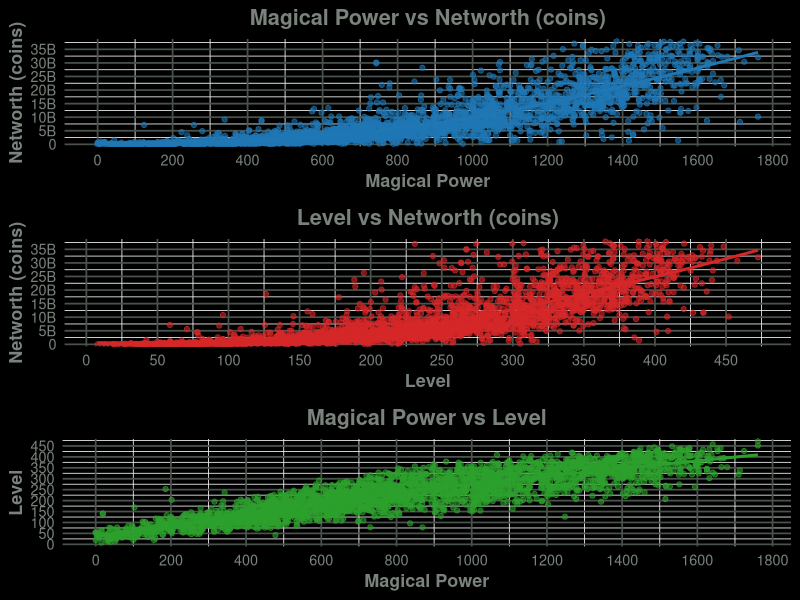
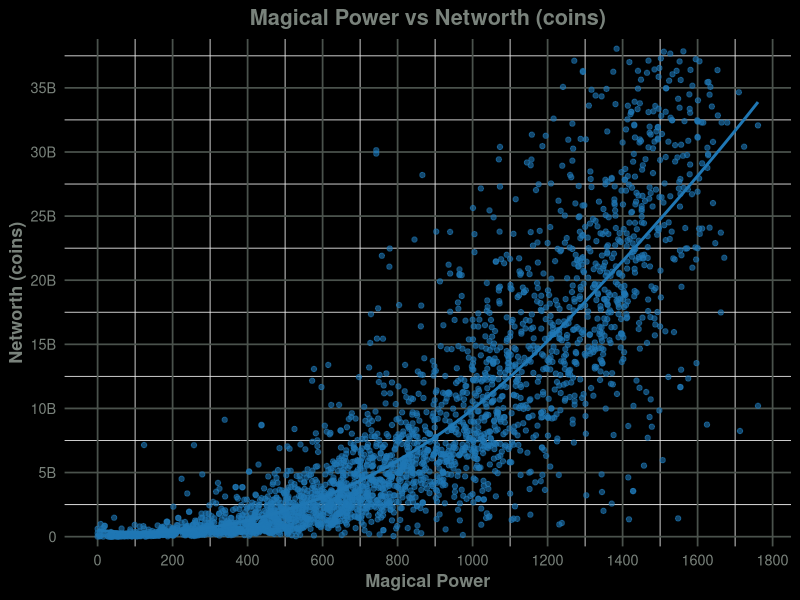
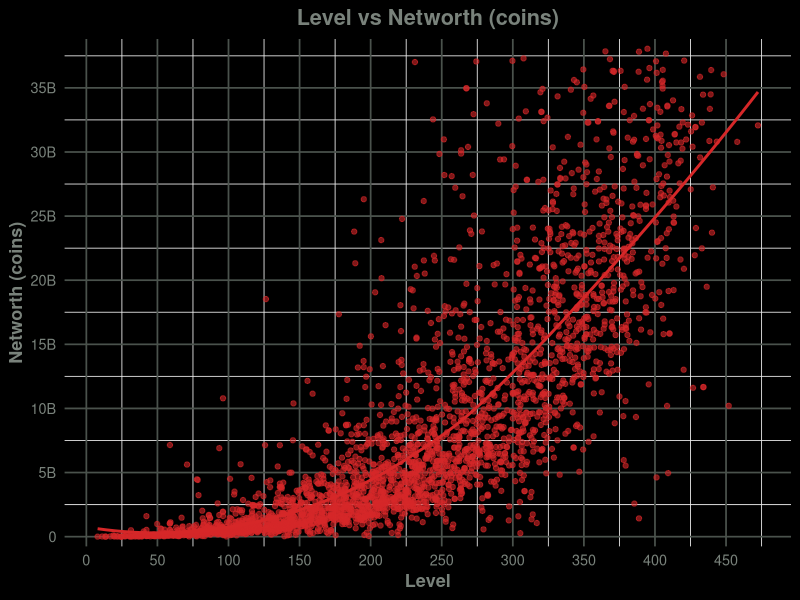
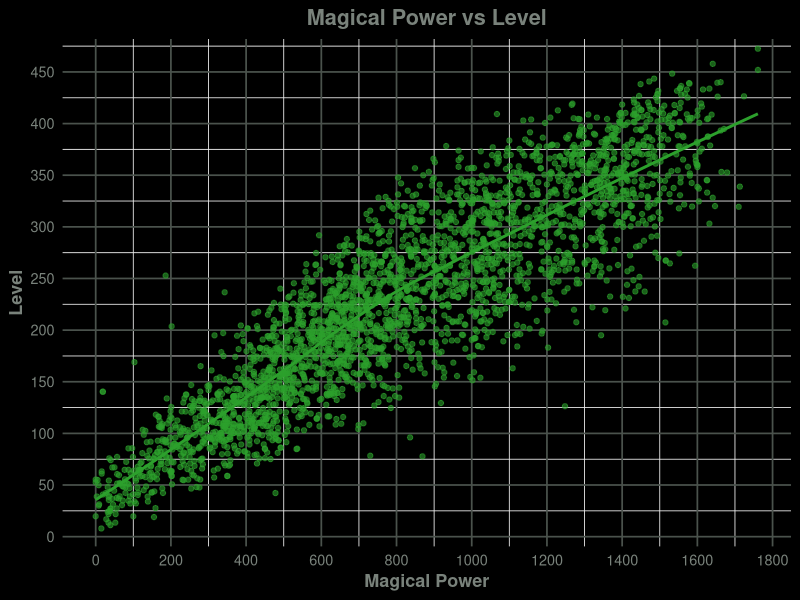
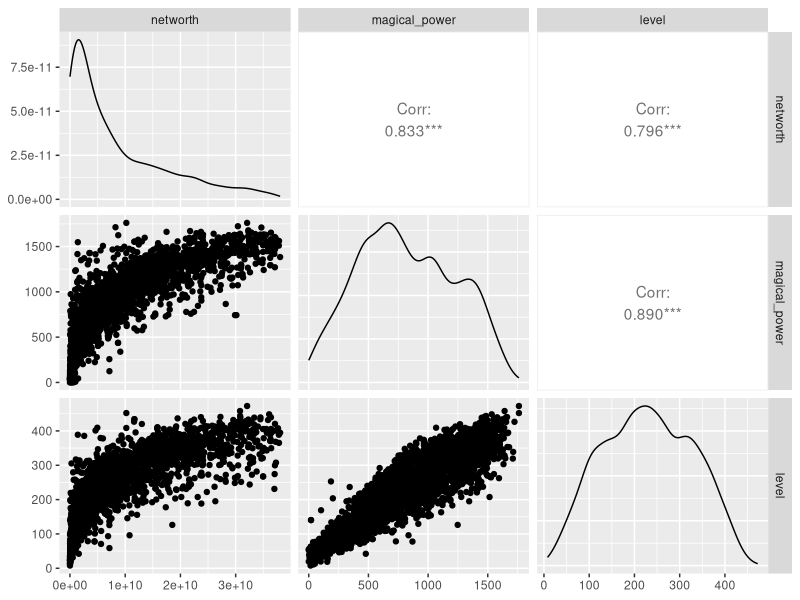

Reproduce these figures in R, in order.
install.packages(c("ggplot2", "gridExtra", "scales", "broom", "dplyr", "GGally", "e1071", "modeest"))
library(ggplot2)
library(gridExtra)
library(scales)
library(broom)
library(dplyr)
library(GGally)
library(e1071)
library(modeest)

###########################
##### GRAPHICS STUFF  #####
###########################

custom_x_scale <- function() {
    scale_x_continuous(breaks = pretty_breaks(n = 10))
}

custom_y_scale <- function() {
    scale_y_continuous(
        breaks = pretty_breaks(n = 10),
        labels = label_number(scale_cut = cut_short_scale()),
        expand = expansion(mult = c(0.02, 0.02)),
        limits = c(0, NA) # Disables the Y axis below 0 (It's a bug on networth plots)
    )
}

common_theme <- theme_minimal(base_size = 13) +
    theme(
        plot.title = element_text(hjust = 0.5, face = "bold", color = "#79827b"),
        axis.title = element_text(face = "bold", color = "#79827b"),
        axis.text = element_text(color = "#79827b"),
        panel.grid.major = element_line(color = "#4a524c"),
        panel.background = element_rect(fill = "black"),
        plot.background = element_rect(fill = "black")
    )

###########################
####### MAIN  STUFF #######
###########################

remove_outliers_df <- function(df, cols) { # Removes extreme values from the data
    for (col in cols) {
        qnt <- quantile(df[[col]], probs = c(0.25, 0.75), na.rm = TRUE)
        iqr <- qnt[2] - qnt[1]
        lower <- qnt[1] - 1.5 * iqr
        upper <- qnt[2] + 1.5 * iqr
        df <- df %>% filter(df[[col]] >= lower & df[[col]] <= upper)
    }
    return(df)
}

clean_data <- function(df) {
    df$networth <- as.numeric(gsub("[^0-9.]", "", df$networth)) # Removes commas and other signs from the CSV data
    return(df)
}

regression_and_plot <- function(data, xvar, yvar, xlab, ylab, color) {
    fmla <- as.formula(paste(yvar, "~", xvar))
    model <- lm(fmla, data = data)
    summary_model <- summary(model)
    coeffs <- tidy(model)

    r2 <- round(summary_model$r.squared, 3)
    intercept <- round(coeffs$estimate[1], 3)
    slope <- round(coeffs$estimate[2], 3)

    cat(sprintf("\n--- Regression: %s vs %s ---\n", yvar, xvar))
    cat(sprintf("R^2       : %.3f\n", r2))
    cat(sprintf("Intercept : %.3f\n", intercept))
    cat(sprintf("Slope     : %.3f\n", slope))

    p <- ggplot(data, aes_string(x = xvar, y = yvar)) +
        geom_point(alpha = 0.6, color = color) +
        geom_smooth(method = "loess", se = FALSE, color = color) + # Curved line
        labs(title = paste(xlab, "vs", ylab), x = xlab, y = ylab) +
        custom_x_scale() +
        custom_y_scale() +
        common_theme

    return(p)
}

plotDataFromCSV <- function() {
    data <- read.csv("player_data.csv", stringsAsFactors = FALSE)
    data <- clean_data(data)

    data <- data %>%
        filter(!is.na(magical_power), !is.na(networth), !is.na(level)) %>%
        filter(networth >= 0)

    data <- remove_outliers_df(data, c("networth", "magical_power", "level"))

    cat("\n--- Descriptive Stats ---\n")
    print(summary(data))

    cat("\nStandard Deviations:\n")
    print(sapply(data[, c("networth", "magical_power", "level")], sd, na.rm = TRUE))

    cat("\nVariances:\n")
    print(sapply(data[, c("networth", "magical_power", "level")], var, na.rm = TRUE))

    cat("\nMeans:\n")
    print(sapply(data, mean, na.rm = TRUE))

    cat("\nMedians:\n")
    print(sapply(data, median, na.rm = TRUE))

    cat("\nModes:\n")
    print(sapply(data, function(x) mlv(x, method = "mfv", na.rm = TRUE)))

    cat("\nStandard Deviations:\n")
    print(sapply(data, sd, na.rm = TRUE))

    cat("\nVariances:\n")
    print(sapply(data, var, na.rm = TRUE))

    cat("\nSkewness:\n")
    print(sapply(data[, sapply(data, is.numeric)], skewness, na.rm = TRUE))

    cat("\nKurtosis:\n")
    print(sapply(data[, sapply(data, is.numeric)], kurtosis, na.rm = TRUE))

    sink("regression_stats.txt")
    p1 <- regression_and_plot(data, "magical_power", "networth", "Magical Power", "Networth (coins)", "#1f77b4")
    p2 <- regression_and_plot(data, "level", "networth", "Level", "Networth (coins)", "#d62728")
    p3 <- regression_and_plot(data, "magical_power", "level", "Magical Power", "Level", "#2ca02c")
    sink()

    plots <- list(p1, p2, p3)
    for (i in seq_along(plots)) {
        ggsave(paste0("plot", i, ".png"), plots[[i]], width = 20, height = 15, dpi = 300)
    }

    ggpairs_plot <- ggpairs(data[, c("networth", "magical_power", "level")])
    ggsave("pairwise_plot.png", ggpairs_plot, width = 15, height = 15, dpi = 300)

    grid.arrange(p1, p2, p3, ncol = 1)
}

plotDataFromCSV()
